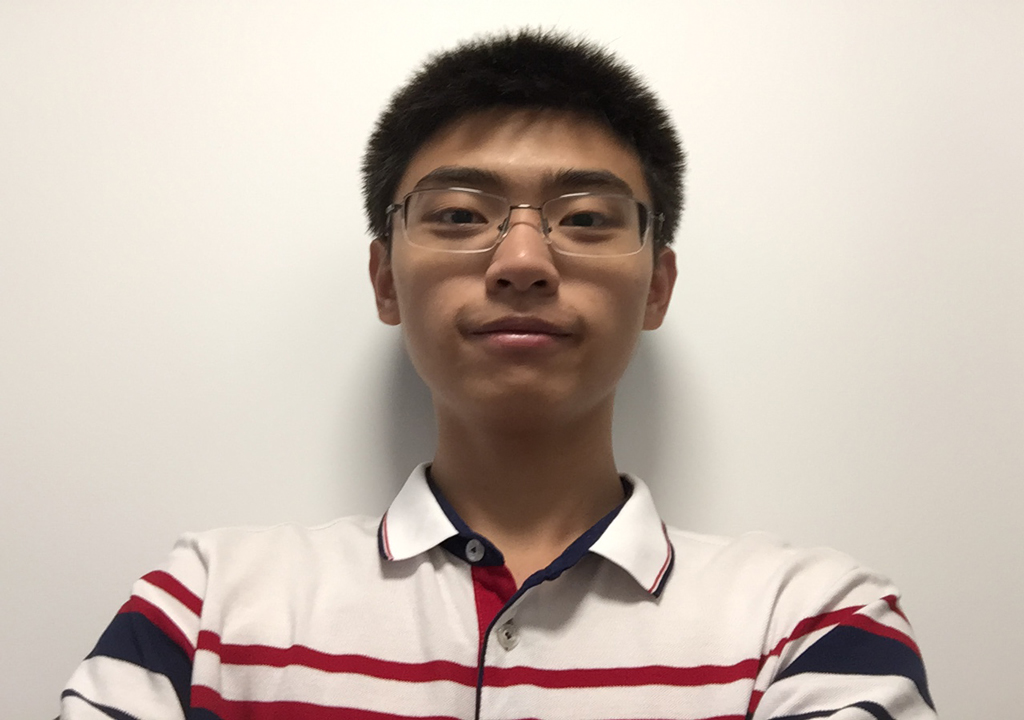
%> input picture CLab-2/images/my_photo.jpg, 1024 x 720 px
$ octave generate_photos.m   (GNU Octave 9; MATLAB toolbox functions it lacks are replaced by stand-ins)
%> lines starting %> are read from the running program, lines starting %| are printed output that depends on the picture
img = imread('images/my_photo.jpg');
%> img is the input picture: size 720x1024x3 uint8; mean R, G, B 199.5, 185.9, 176.1
img = rgb2gray(img);
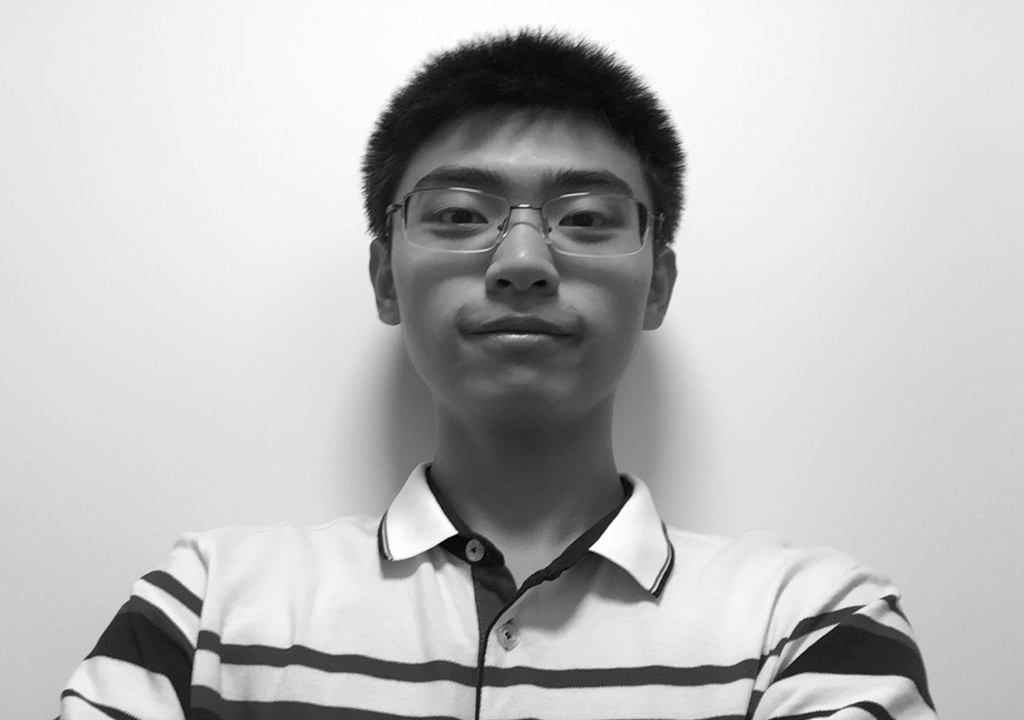
%> img: size 720x1024 uint8; min 2, max 255, mean 188.9
img1 = imresize(imrotate(img, 5), 1.2);
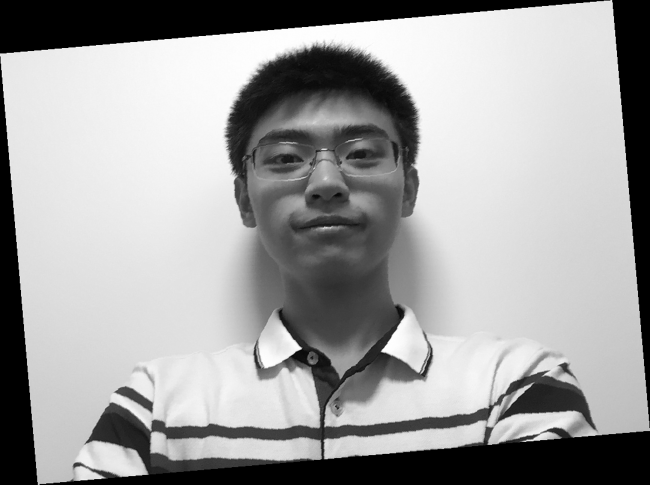
%> img1: size 969x1300 uint8 (shown at 1/2 size); min 0, max 255, mean 159.3
img2 = imresize(imrotate(img, 15), 1.4);
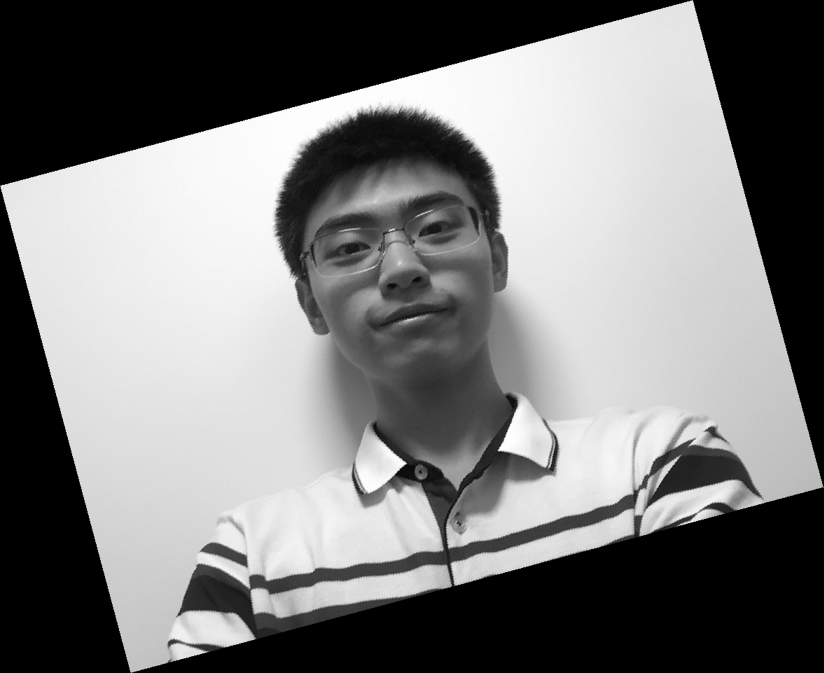
%> img2: size 1346x1647 uint8 (shown at 1/2 size); min 0, max 255, mean 123.2
img3 = imresize(imrotate(img, 45), 0.8);
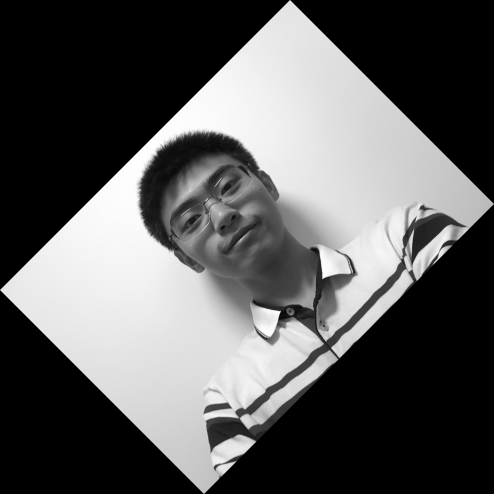
%> img3: size 988x988 uint8 (shown at 1/2 size); min 0, max 255, mean 91.6

imwrite(img1, 'images/photo1.png');
imwrite(img2, 'images/photo2.png');
imwrite(img3, 'images/photo3.png');

$ run again, with CLab-2/images/Right.jpg copied over CLab-2/images/my_photo.jpg
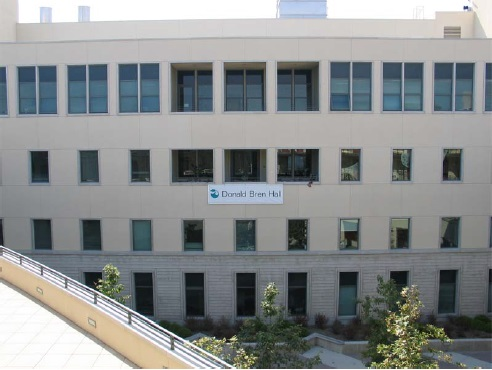
%> input picture CLab-2/images/Right.jpg, 492 x 370 px
%> img is the input picture: size 370x492x3 uint8; mean R, G, B 137.5, 141.1, 141.3
%> img: size 370x492 uint8
%> `img2 = imresize(imrotate(img, 15), 1.4);`:
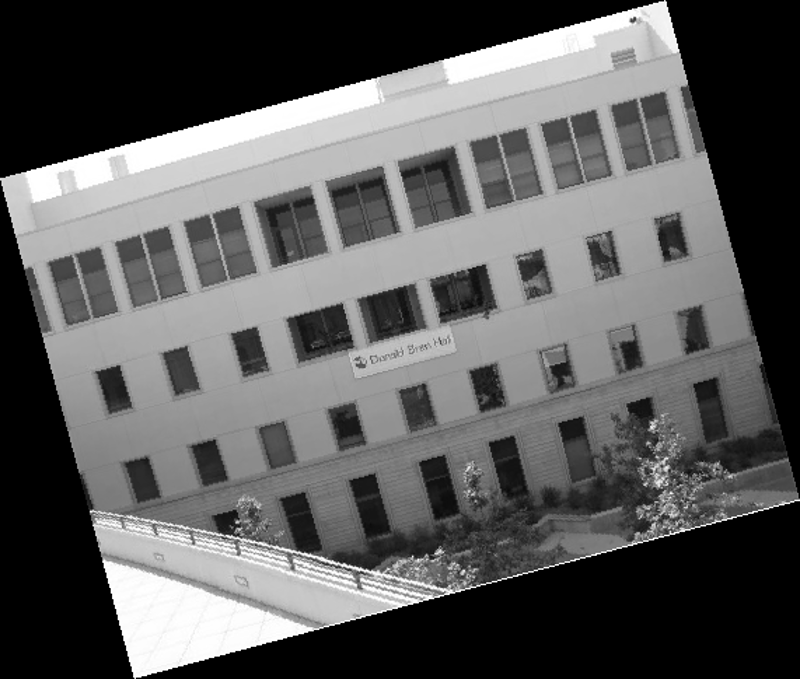
%> img2: size 679x800 uint8; min 0, max 255, mean 92.1
%> `img3 = imresize(imrotate(img, 45), 0.8);`:
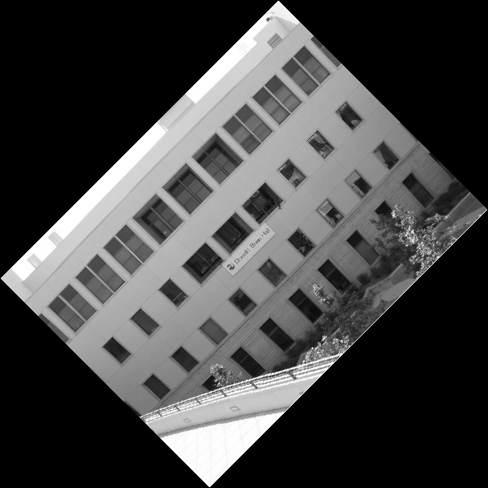
%> img3: size 488x488 uint8; min 0, max 255, mean 68.3
